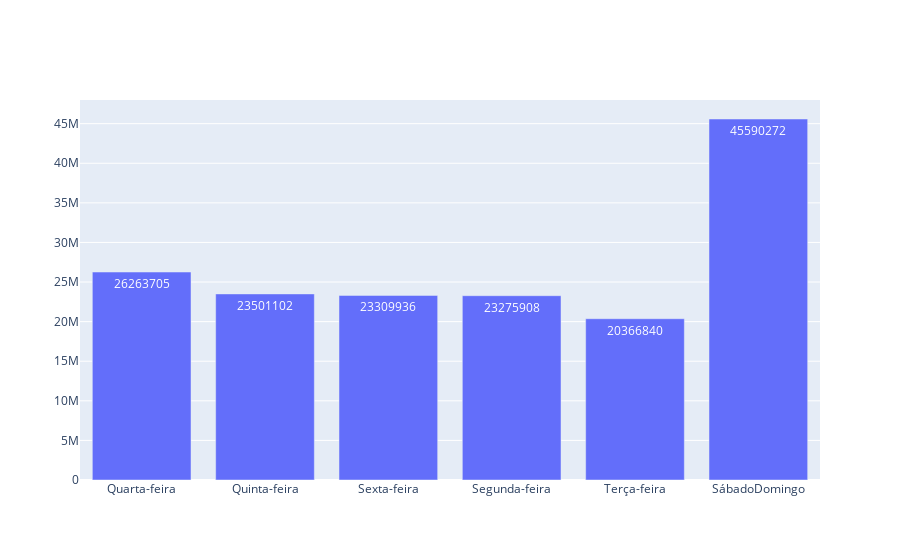

The code cell stored with this chart in its notebook:
### Code cell
fig = go.Figure(data=[go.Bar(
            x=df_correlacao['Dia_Semana_Venda'], y=df_correlacao['RPK'],
            text=df_correlacao['RPK'],
            textposition='auto',
        )])

fig.show()

### Figure 1 — Plotly figure (JSON) as saved in the notebook; plotly's stock layout.template omitted (floating-point values rounded to 4 significant figures)
{"data": [{"text": [26263705, 23501102, 23309936, 23275908, 20366840, 45590272], "textposition": "auto", "type": "bar", "x": ["Quarta-feira", "Quinta-feira", "Sexta-feira", "Segunda-feira", "Terça-feira", "SábadoDomingo"], "y": [26263705, 23501102, 23309936, 23275908, 20366840, 45590272]}], "layout": {}}
